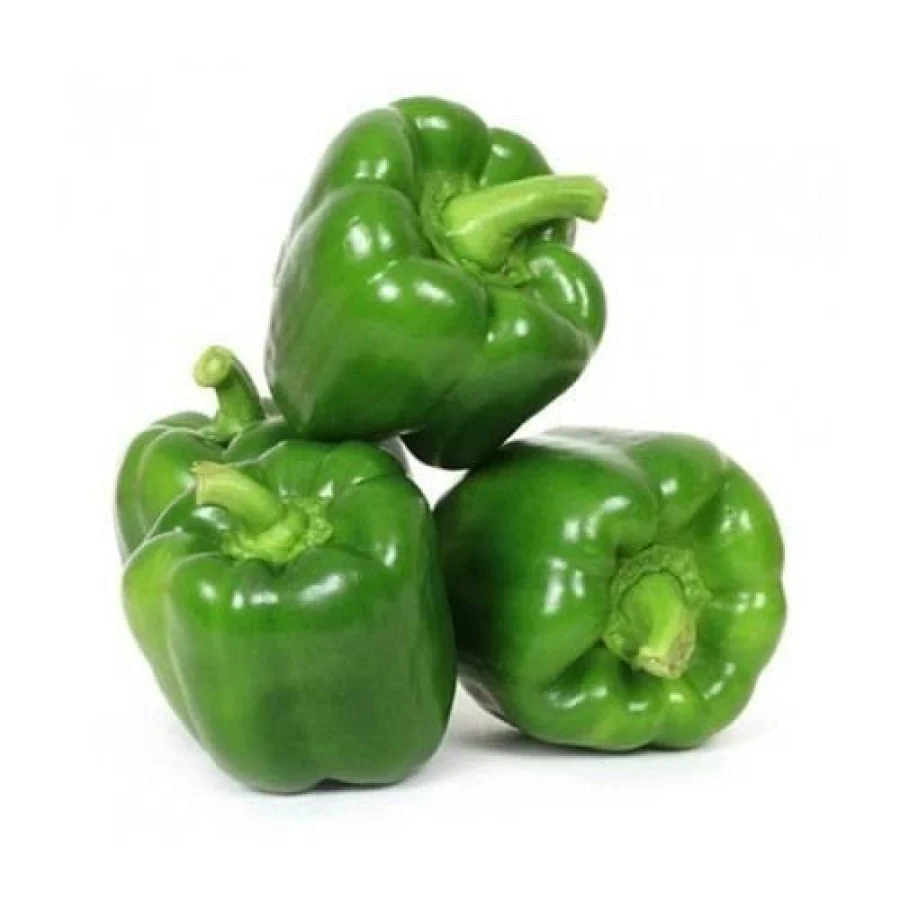
#> input picture fresh_capsicum.jpg, 900 x 900 px
$ jupyter execute --allow-errors 04_final_inference.ipynb   (older library calls are emulated)
#> lines starting #> are read from the running program, lines starting #| are printed output that depends on the picture; after the words box and inside, x2 and y2 are one past the last pixel; in counts of white or black regions, pixels touching at a corner belong together
#> call 2 of predict, with img_path = 'fresh_capsicum.jpg'
#> in predict, img is the input picture: shape (900, 900, 3); mean B, G, R 179, 209.4, 191.9
[cell 1]
import numpy as np
import cv2
import joblib
import tensorflow as tf
import numpy.linalg as npl

# Load models
#> (the rest of this cell did not finish here and is left out)

[cell 2]
def extract_handcrafted(img):
    from skimage.feature import graycomatrix, graycoprops
    from scipy.stats import entropy

    img = cv2.resize(img, (224,224))
#> img: shape (224, 224, 3)
    img = img.astype(np.float32)

    # RGB (6)
    b,g,r = cv2.split(img)
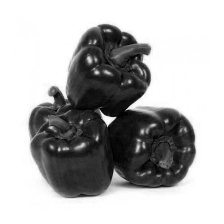
#> b: shape (224, 224) float32; min 0, max 255, mean 179
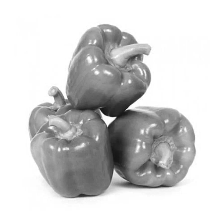
#> g: shape (224, 224) float32; min 16, max 255, mean 209.4
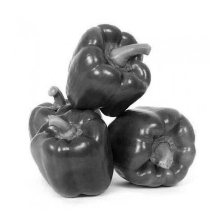
#> r: shape (224, 224) float32; min 2, max 255, mean 191.8
    rgb = [r.mean(), g.mean(), b.mean(), r.std(), g.std(), b.std()]
#> rgb = [191.8, 209.4, 179, 83.86, 62.89, 99.14]

    # HSV (6)
    hsv = cv2.cvtColor(img.astype(np.uint8), cv2.COLOR_BGR2HSV)
#> hsv: shape (224, 224, 3); mean H, S, V 21.9, 59.6, 209.4
    h,s,v = hsv[:,:,0].astype(np.float32), hsv[:,:,1], hsv[:,:,2]
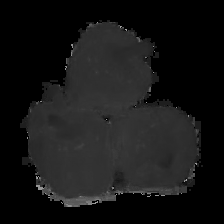
#> h: shape (224, 224) float32; min 0, max 170, mean 21.9
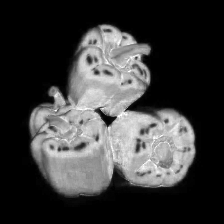
#> s: shape (224, 224); min 0, max 255, mean 59.6

    h_rad = h * (2*np.pi/180)
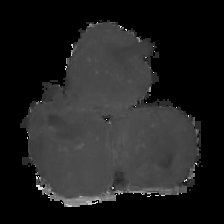
#> h_rad: shape (224, 224) float32; min 0, max 5.93, mean 0.763; drawn with min black and max white
    cx, sx = np.cos(h_rad).mean(), np.sin(h_rad).mean()
#> cx = 0.511; sx = 0.419
    h_mean = np.arctan2(sx, cx)
#> h_mean = 0.686
    R = np.sqrt(cx**2 + sx**2)
#> R = 0.661
    h_std = np.sqrt(-2*np.log(R + 1e-6))
#> h_std = 0.91

    hsv_feat = [h_mean, s.mean(), v.mean(), h_std, s.std(), v.std()]
#> hsv_feat = [0.686, 59.55, 209.4, 0.91, 81.44, 62.9]

    # LAB (6)
    lab = cv2.cvtColor(img.astype(np.uint8), cv2.COLOR_BGR2LAB)
#> lab: shape (224, 224, 3); mean of channels 0, 1, 2 207.8, 116.7, 141.9
    l,a,b2 = lab[:,:,0], lab[:,:,1], lab[:,:,2]
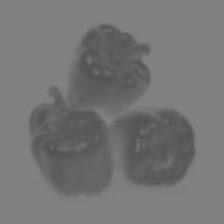
#> a: shape (224, 224); min 81, max 130, mean 116.7
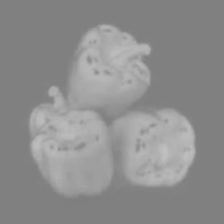
#> b2: shape (224, 224); min 125, max 192, mean 141.9
    lab_feat = [l.mean(), l.std(), a.mean(), a.std(), b2.mean(), b2.std()]
#> lab_feat = [207.8, 64.71, 116.7, 15.34, 141.9, 19.19]

    # TEXTURE (5)
    gray = cv2.cvtColor(img.astype(np.uint8), cv2.COLOR_BGR2GRAY)
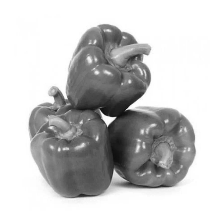
#> gray: shape (224, 224); min 12, max 255, mean 200.7

    lap = cv2.Laplacian(gray, cv2.CV_64F).var()
#> lap = 499.1

    g = (gray // 8).astype(np.uint8)
    glcm = graycomatrix(g, distances=[1], angles=[0], levels=32, symmetric=True, normed=True)

    contrast = graycoprops(glcm, 'contrast')[0,0]
#> contrast = 1.96
    energy = graycoprops(glcm, 'energy')[0,0]
#> energy = 0.598
    homogeneity = graycoprops(glcm, 'homogeneity')[0,0]
#> homogeneity = 0.854

    hist,_ = np.histogram(gray, bins=256, range=(0,255), density=True)
#> hist = 256 values, max 0.48 at index 255, min 0 at index 0, mean 0.00392
    ent = entropy(hist + 1e-6)
#> ent = 3.15

    texture = [lap, contrast, energy, homogeneity, ent]
#> texture = [499.1, 1.96, 0.598, 0.854, 3.15]

    # SHAPE (6)
    _,th = cv2.threshold(gray,0,255,cv2.THRESH_BINARY+cv2.THRESH_OTSU)
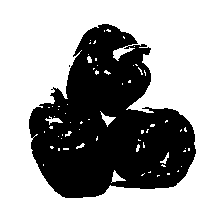
#> th: shape (224, 224); 64.8% white; 2 black regions (1 under 20 px), largest, box (x1, y1, x2, y2) and area: (29, 24, 196, 198) 17684
    contours,_ = cv2.findContours(th, cv2.RETR_EXTERNAL, cv2.CHAIN_APPROX_SIMPLE)
#> contours = [[[0, 0], [0, 223], [223, 223], [223, 0]]]

    if contours:
        c = max(contours, key=cv2.contourArea)
#> c = [[0, 0], [0, 223], [223, 223], [223, 0]]
        area = cv2.contourArea(c)
#> area = 49729
        peri = cv2.arcLength(c, True)
#> peri = 892

        circ = 4*np.pi*area/(peri*peri + 1e-6)
#> circ = 0.785

        hull = cv2.convexHull(c)
#> hull = [[223, 0], [223, 223], [0, 223], [0, 0]]
        hull_area = cv2.contourArea(hull)
#> hull_area = 49729
        solidity = area/(hull_area + 1e-6)
#> solidity = 1

        x,y,w,h = cv2.boundingRect(c)
#> x = 0; y = 0; w = 224; h = 224
        aspect = w/(h+1e-6)
#> aspect = 1
        extent = area/(w*h + 1e-6)
#> extent = 0.991
    else:
        area=peri=circ=solidity=aspect=extent=0

    shape = [area, peri, circ, solidity, aspect, extent]
#> shape = [49729, 892, 0.785, 1, 1, 0.991]

    # DARK PIXEL (1)
    dark_ratio = (gray < 50).mean()
#> dark_ratio = 0.0244

    return np.array(rgb + hsv_feat + lab_feat + texture + shape + [dark_ratio], dtype=np.float32)

[cell 3]
# final prediction
def predict(img_path):

    # ===== Load Image =====
    img = cv2.imread(img_path)
    if img is None:
        raise ValueError("Image not found")

    # ===== Handcrafted (32) =====
    hand = extract_handcrafted(img)

    # ===== EfficientNet (1280) =====
    img_resized = cv2.resize(img, (224,224))
    x = preprocess(np.expand_dims(img_resized,0))
    emb = model.predict(x, verbose=0).flatten()

    # ===== Combine (1312) =====
    feat = np.concatenate([emb, hand]).reshape(1,-1)

    # ===== Safety Check =====
    if feat.shape[1] != scaler.mean_.shape[0]:
        raise ValueError(f"Feature mismatch: {feat.shape[1]} vs trained {scaler.mean_.shape[0]}")

    # ===== Preprocessing =====
    x = scaler.transform(feat)
    x = var_sel.transform(x)
    x = rfe.transform(x) ## apply same feature selection mask

    # ===== Fruit Type =====
    fruit = svm_fruit.predict(x)[0]

    # ===== Mahalanobis =====
    mu_f = mu[fruit]
    inv = npl.inv(cov[fruit])

    diff = x[0] - mu_f
    M = np.sqrt(diff @ inv @ diff)

    # ===== KNN =====
    K = knn.kneighbors(x)[0].mean()

    # ===== Final Score =====
    MK = robust.transform([[M, K]])
    p = lr.predict_proba(MK)[0][1]

    freshness = 100 * ( 1- p)

    # ===== Label =====
    if freshness > 75:
        label = "Very Fresh"
    elif freshness > 50:
        label = "Fresh"
    elif freshness > 25:
        label = "Slightly Degraded"
    else:
        label = "Rotten"

    return {
        "fruit": fruit,
        "freshness_score": round(freshness,2),
        "label": label
    }

#> (a cell that did not finish here is left out)

# Diagnisis

[cell 5]
import numpy as np
import joblib
import numpy.linalg as npl

# Load everything
#> (the rest of this cell did not finish here and is left out)

[cell 6]
def predict(img_path):

    img = cv2.imread(img_path)
    if img is None:
        raise ValueError("Image not found")

    hand = extract_handcrafted(img)

    img_resized = cv2.resize(img, (224,224))
    x = preprocess(np.expand_dims(img_resized,0))
    emb = model.predict(x, verbose=0).flatten()

    feat = np.concatenate([emb, hand]).reshape(1,-1)

    if feat.shape[1] != scaler.mean_.shape[0]:
        raise ValueError(f"Feature mismatch: {feat.shape[1]} vs trained {scaler.mean_.shape[0]}")

    x = scaler.transform(feat)
    x = var_sel.transform(x)
    x = rfe.transform(x)

    fruit = svm_fruit.predict(x)[0]

    mu_f = mu[fruit]
    inv = npl.inv(cov[fruit])
    diff = x[0] - mu_f
    M = np.sqrt(diff @ inv @ diff)

    K = knn.kneighbors(x)[0].mean()

    # ===== DEBUG =====
    print(f"[DEBUG] Image     : {img_path}")
    print(f"[DEBUG] Fruit     : {fruit}")
    print(f"[DEBUG] M (raw)   : {M:.4f}   (expected: fresh~10.6, rotten~22.8)")
    print(f"[DEBUG] K (raw)   : {K:.4f}   (expected: fresh~4.6,  rotten~10.1)")
    MK_scaled = robust.transform([[M, K]])
    print(f"[DEBUG] M_scaled  : {MK_scaled[0][0]:.4f}")
    print(f"[DEBUG] K_scaled  : {MK_scaled[0][1]:.4f}")
    p_rotten = lr.predict_proba(MK_scaled)[0][1]
    print(f"[DEBUG] P(rotten) : {p_rotten:.4f}")
    print(f"[DEBUG] freshness : {100*(1-p_rotten):.2f}%")
    print("-" * 45)
    print("[DEBUG] x mean:", x[0].mean())
    print("[DEBUG] x std :", x[0].std())
    print("[DEBUG] x min :", x[0].min())
    print("[DEBUG] x max :", x[0].max())
    # ===== END DEBUG =====

    MK = robust.transform([[M, K]])
    p = lr.predict_proba(MK)[0][1]
    freshness = 100 * (1 - p)

    if freshness > 75:
        label = "Very Fresh"
    elif freshness > 50:
        label = "Fresh"
    elif freshness > 25:
        label = "Slightly Degraded"
    else:
        label = "Rotten"

    return {
        "fruit": fruit,
        "freshness_score": round(freshness, 2),
        "label": label
    }

#> (a cell that did not finish here is left out)

#> (a cell that did not finish here is left out)

#> in predict (call 2), `hand = extract_handcrafted(img)`: hand = 30 values, max 49729 at index 23, min 0.0244 at index 29, mean 1764.6

print("\n===== RESULT =====")
print("Fruit:", result["fruit"])
print("Freshness:", result["freshness_score"], "%")
print("Category:", result["label"])

[cell 9]
import joblib
import numpy as np

#> (the rest of this cell did not finish here and is left out)

[cell 10]
import os, random
from pathlib import Path

fresh_imgs  = [str(p) for p in Path("DataSet/Fresh/FreshApple").rglob("*") if p.suffix.lower() in {".jpg",".jpeg",".png"}][:3]
rotten_imgs = [str(p) for p in Path("DataSet/Rotten/RottenApple").rglob("*") if p.suffix.lower() in {".jpg",".jpeg",".png"}][:3]

print("=== FRESH APPLES ===")
for p in fresh_imgs:
    r = predict(p)
    print(f"{os.path.basename(p)} → {r['label']} ({r['freshness_score']}%)")

print("\n=== ROTTEN APPLES ===")
for p in rotten_imgs:
    r = predict(p)
    print(f"{os.path.basename(p)} → {r['label']} ({r['freshness_score']}%)")

# new

#> (a cell that did not finish here is left out)

[cell 12]
def predict(img_path):

    # ===== Load Image =====
    img = cv2.imread(img_path)
    if img is None:
        raise ValueError("Image not found")

    # ===== Handcrafted (32) =====
    hand = extract_handcrafted(img)

    # ===== EfficientNet (1280) =====
    img_resized = cv2.resize(img, (224, 224))
    x = preprocess(np.expand_dims(img_resized, 0))
    emb = model.predict(x, verbose=0).flatten()

    # ===== Combine (1312) =====
    feat = np.concatenate([emb, hand]).reshape(1, -1)

    # ===== Safety Check =====
    if feat.shape[1] != scaler.mean_.shape[0]:
        raise ValueError(f"Feature mismatch: {feat.shape[1]} vs trained {scaler.mean_.shape[0]}")

    # ===== Preprocessing =====
    x = scaler.transform(feat)
    x = var_sel.transform(x)
    x = rfe.transform(x)

    # ===== Fruit Type =====
    fruit = svm_fruit.predict(x)[0]

    # ===== Mahalanobis =====
    mu_f = mu[fruit]
    inv  = npl.pinv(cov[fruit])
    diff = x[0] - mu_f
    M    = np.sqrt(diff @ inv @ diff)

    # ===== KNN =====
    K = knn.kneighbors(x)[0].mean()

    # ===== DASFS Score =====
    if fruit in dasfs:
        d        = dasfs[fruit]
        proj     = x[0] @ d["axis"]
        p_fresh  = d["p_fresh"]
        p_rotten = d["p_rotten"]
        spread   = (d["spread_fresh"] + d["spread_rotten"]) / 2

        dasfs_score = float(np.clip(
            (p_rotten - proj) / (p_rotten - p_fresh + 1e-8), 0, 1
        ))
        midpoint   = (p_fresh + p_rotten) / 2
        confidence = float(np.clip(
            abs(proj - midpoint) / (spread + 1e-8), 0, 1
        ))
    else:
        # Fallback to original method if fruit not in dasfs
        MK          = robust.transform([[M, K]])
        p           = lr.predict_proba(MK)[0][1]
        dasfs_score = 1 - p
        confidence  = 0.5

    # ===== Hybrid Fusion (DASFS + Original LR) =====
    MK       = robust.transform([[M, K]])
    p_lr     = lr.predict_proba(MK)[0][1]
    lr_score = 1 - p_lr

    # Weight by confidence — trust DASFS more when confident
    w         = confidence
    freshness = 100 * (w * dasfs_score + (1 - w) * lr_score)

    # ===== Label =====
    if freshness > 75:
        label = "Very Fresh"
    elif freshness > 50:
        label = "Mostly Fresh"
    elif freshness > 25:
        label = "Slightly Degraded"
    else:
        label = "Rotten"

    return {
        "fruit"          : fruit,
        "freshness_score": round(freshness, 2),
        "label"          : label,
        "confidence"     : round(confidence * 100, 1),
        "dasfs_score"    : round(dasfs_score * 100, 2),
        "lr_score"       : round(lr_score * 100, 2)
    }

#> (a cell that did not finish here is left out)

#> (a cell that did not finish here is left out)


print("\n===== RESULT =====")
print("Fruit          :", result["fruit"])
print("Freshness Score:", result["freshness_score"], "%")
print("Category       :", result["label"])
print("Confidence     :", result["confidence"], "%")
print("DASFS Score    :", result["dasfs_score"], "%")
print("LR Score       :", result["lr_score"], "%")

#> (a cell that did not finish here is left out)


print("\n===== RESULT =====")
print("Fruit          :", result["fruit"])
print("Freshness Score:", result["freshness_score"], "%")
print("Category       :", result["label"])
print("Confidence     :", result["confidence"], "%")
print("DASFS Score    :", result["dasfs_score"], "%")
print("LR Score       :", result["lr_score"], "%")

#> (a cell that did not finish here is left out)

$ run again, with rotten_capsicum.jpg copied over fresh_capsicum.jpg
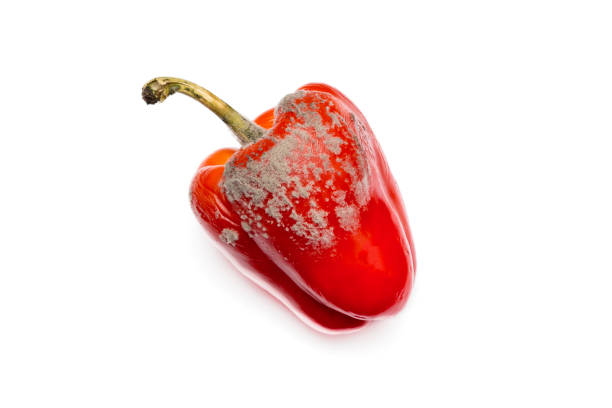
#> input picture rotten_capsicum.jpg, 612 x 408 px
#> in predict, img is the input picture: shape (408, 612, 3); mean B, G, R 224.4, 226, 245.4
#> rgb = [245.4, 226, 224.3, 25.46, 69.57, 72.53]
#> hsv: shape (224, 224, 3); mean H, S, V 11.9, 27.7, 245.4
#> cx = 0.983; sx = 0.0166
#> h_mean = 0.0169
#> R = 0.983
#> h_std = 0.187
#> hsv_feat = [0.0169, 27.73, 245.4, 0.187, 69.16, 25.46]
#> lab: shape (224, 224, 3); mean of channels 0, 1, 2 235, 134.9, 133.5
#> in extract_handcrafted, `l,a,b2 = lab[:,:,0], lab[:,:,1], lab[:,:,2]`:
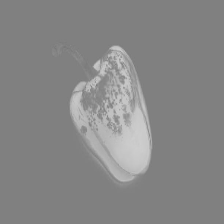
#> a: shape (224, 224); min 120, max 206, mean 134.9
#> lab_feat = [235, 46.88, 134.9, 17.99, 133.5, 14.45]
#> lap = 599.4
#> contrast = 2.22
#> energy = 0.814
#> homogeneity = 0.897
#> hist = 256 values, max 0.797 at index 255, min 0 at index 0, mean 0.00392
#> ent = 1.58
#> texture = [599.4, 2.22, 0.814, 0.897, 1.58]
#> in extract_handcrafted, `_,th = cv2.threshold(gray,0,255,cv2.THRESH_BINARY+cv2.THRESH_OTSU)`:
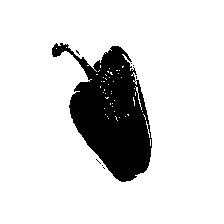
#> th: shape (224, 224); 85.3% white; 8 black regions (7 under 20 px), largest, box (x1, y1, x2, y2) and area: (52, 43, 152, 182) 7370
#> contours = [[[0, 0], [0, 223], [223, 223], [223, 0]]]
#> c = [[0, 0], [0, 223], [223, 223], [223, 0]]
#> area = 49729
#> peri = 892
#> circ = 0.785
#> hull = [[223, 0], [223, 223], [0, 223], [0, 0]]
#> hull_area = 49729
#> solidity = 1
#> in extract_handcrafted, `x,y,w,h = cv2.boundingRect(c)`: x = 0; w = 224
#> aspect = 1
#> extent = 0.991
#> shape = [49729, 892, 0.785, 1, 1, 0.991]
#> dark_ratio = 0.0131
#> hand = 30 values, max 49729 at index 23, min 0.0131 at index 29, mean 1768.1
